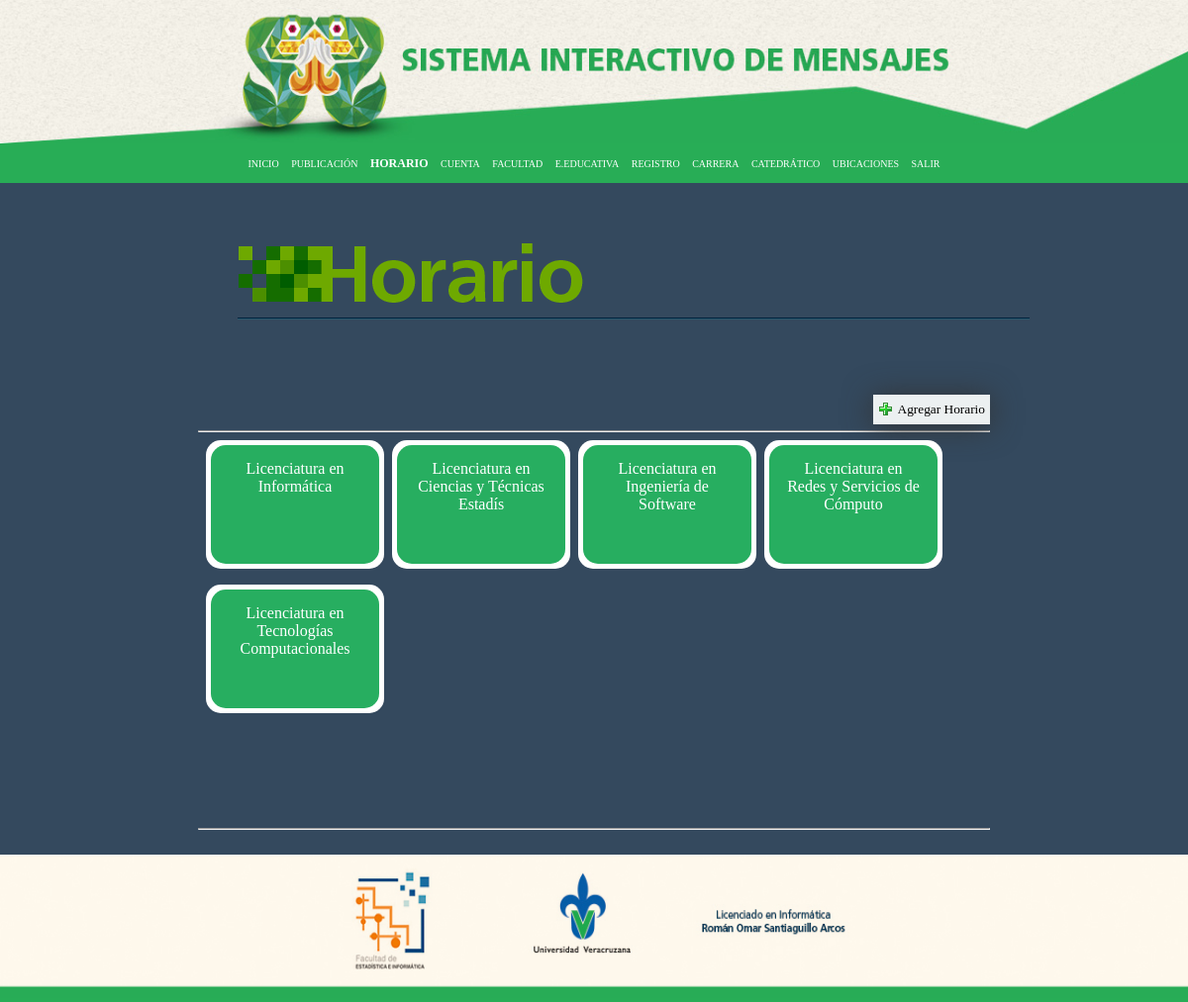
/Vistas/Entidades/horario.php (signed in), run on an earlier commit of the app's database.
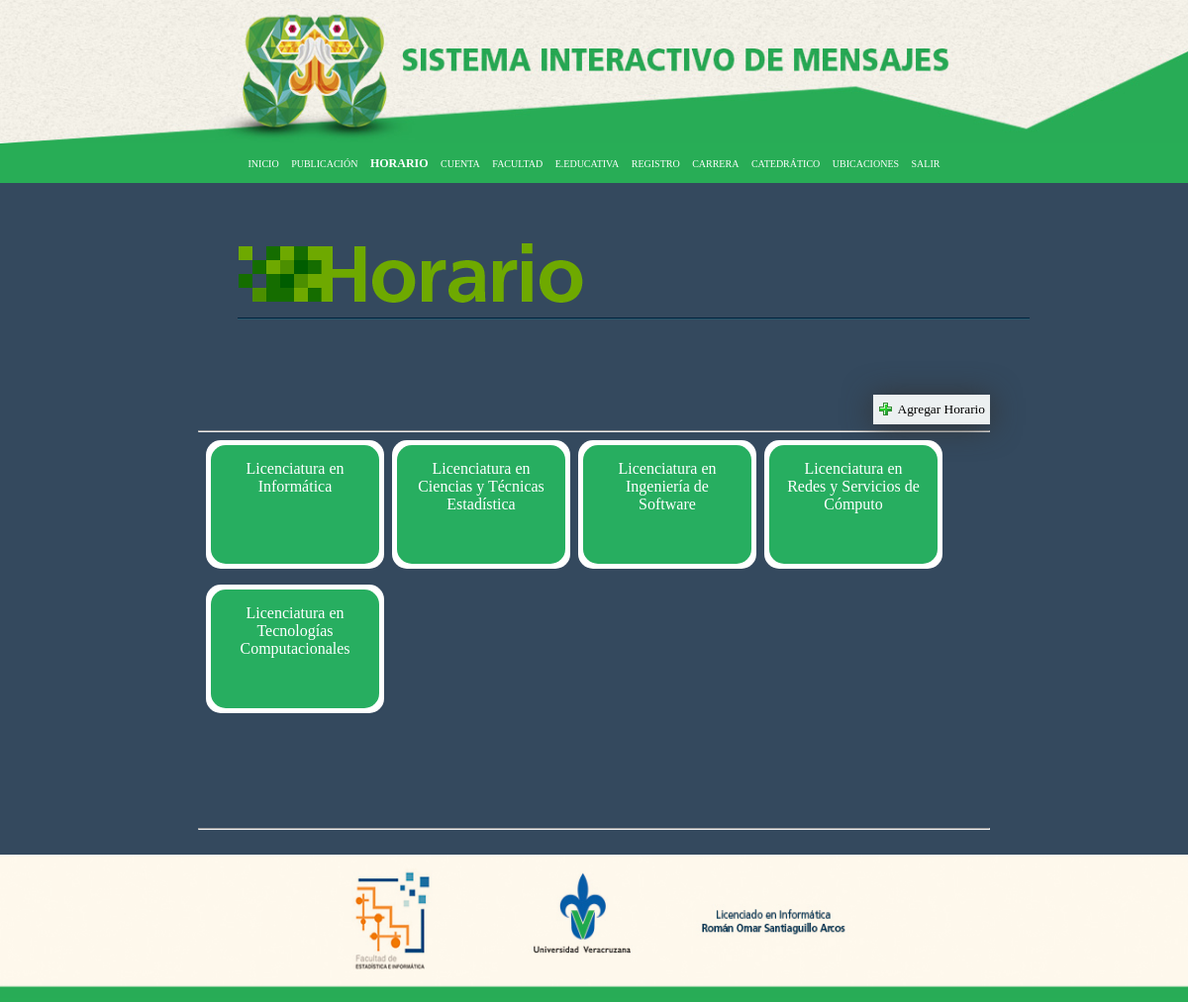
And on a later commit of the database.
### tables this page shows
CREATE TABLE IF NOT EXISTS `carrera` (
  `idCarrera` int(11) NOT NULL AUTO_INCREMENT,
  `Nombre` varchar(70) DEFAULT NULL,
  `idFacultad` int(11) NOT NULL,
  `Mision` longtext,
  `Vision` longtext,
  `Objetivo` longtext,
  PRIMARY KEY (`idCarrera`,`idFacultad`),
  KEY `fk_Carrera_Facultad_idx` (`idFacultad`)
);

### Vistas/Entidades/horario.php (the view, shortened to what this page needs)
<!DOCTYPE html>
<html leng="es">
<head>
<link rel="stylesheet" href="../../css/horariocpanel.css">
</head>
<div id="portada">
    <img id="imgportada" src="../../imagenes/header.jpg">
</div>
<center><div id="cabeza">
    <div id="men">
<nav id="menu">
    <ul>
        <li><a href="../pagprin.php" >INICIO</a></li>
        <li><a href="publicacion.php">PUBLICACIÓN</a></li>
        <li><a href="horario.php" id="qwerty">HORARIO</a></li>
        <li><a href="cuenta.php">CUENTA</a></li>
        <li><a href="facultad.php">FACULTAD</a></li>
        <li><a href="eeducativa.php">E.EDUCATIVA</a></li>
        <li><a href="registro.php">REGISTRO</a></li>
        <li><a href="carrera.php">CARRERA</a></li>
        <li><a href="catedratico.php">CATEDRÁTICO</a></li>
        <li><a href="ubicaciones.php">UBICACIONES</a></li>
        <li><a href="salir.php">SALIR</a></li>
    </ul>
</nav>
</div>
</div></center>
<body>
<div id="cuerpo">
<figure id="figura"><br><br>
<img src="../../imagenes/horario.png"><br><br>
</figure><br><br><br>
 <?php
  echo "<div id='agregar'>
  <form  method='post' action='../Agregar/agregarhorario.php'>
  <img src='../../imagenes/add.gif' class='icon'>
  <input type='submit' value='Agregar Horario'  name='agregar' class='conf'>
  </form></div>";
 echo"<br><br>";
?>
<hr>
<?php echo"<div id='horario'>";
                        $fac=$_SESSION['facultad'] ;
                        $mysqlfacu="SELECT nombre, idcarrera,idfacultad FROM carrera WHERE idfacultad = '".$fac."'; ";
                        $resulf=mysql_query($mysqlfacu)or die(mysql_error());
                        while($row1=mysql_fetch_array($resulf)){
                           echo "<div class='marca'>";
                           echo "<div class='cuadrocar' value='".$row1['idcarrera']."' > <p class='textox'> ".$row1['nombre']." </p></div></div>";
                        }
                        ?>
</body><br><br><br></div>
<hr></div>
<footer>
<div id="final">
    <img src="../../imagenes/footer.jpg" id="footer">
</div>
</footer>
</html>

What changed in the data, as far as the page shows it:
changed carrera: Nombre "Licenciatura en Ciencias y Técnicas Estadís" → "Licenciatura en Ciencias y Técnicas Estadística"
